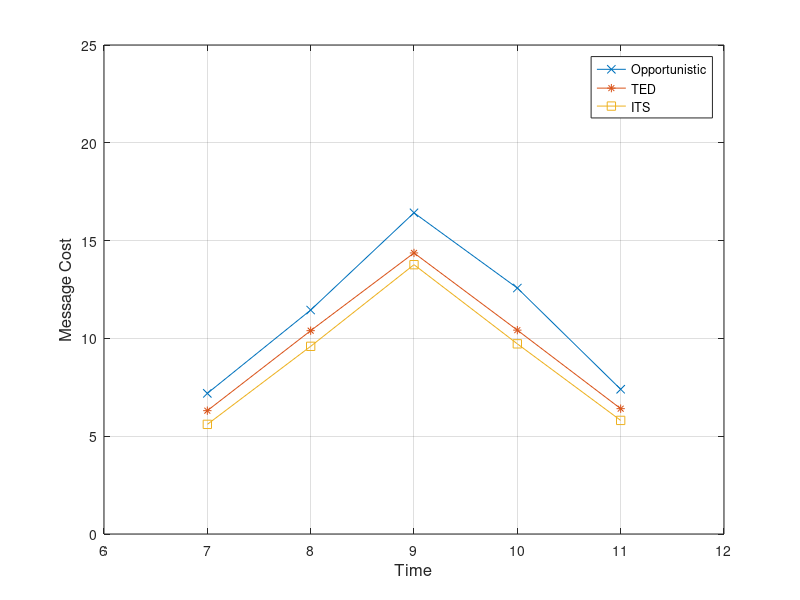

MATLAB code to generate this figure:
x=[7 8 9 10 11]
y=[7.1887 11.4499 16.4206 12.5746 7.3989 ]
y1=[6.3054 10.3953 14.3689 10.4219 6.4079]
y2=[5.6054 9.5953 13.7689 9.7219 5.8079]
plot(x, y, '-x', x, y1, '-*', x, y2, '-s')
axis([6 12 0 25])
xlabel('Time', 'fontsize',12)
ylabel('Message Cost','fontsize',12)
legend('Opportunistic', 'TED', 'ITS')
grid on
%set(h, 'Box', 'on')
